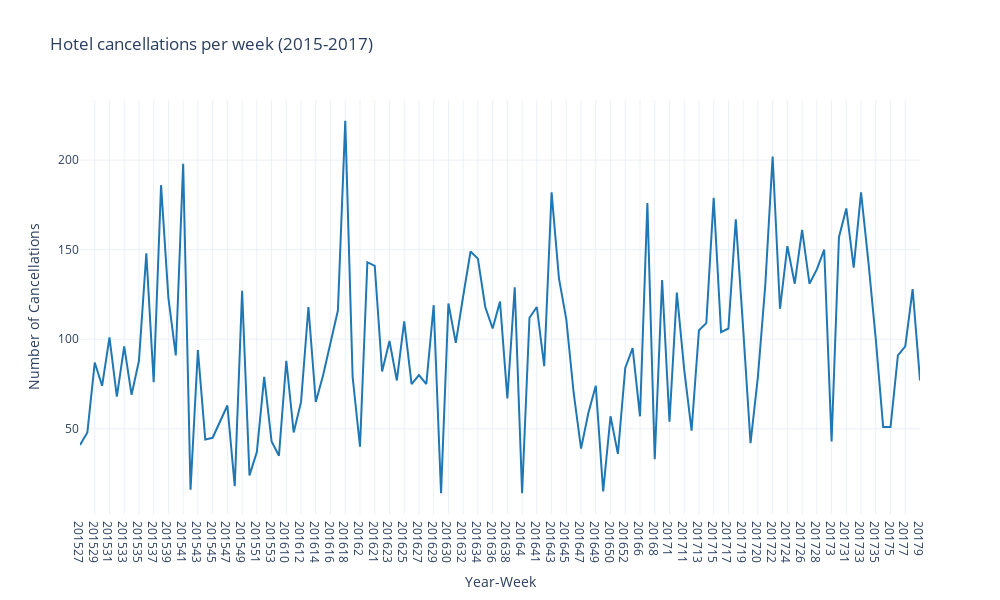

Notebook cell for this chart:
### Markdown cell above
## 0. Plot timeseries

### Code cell
# Plot hotel cancellations per week
fig = go.Figure()

# Add trace
fig.add_trace(
    go.Scatter(
        x=cancellations_per_week['Date_Year_Week'],
        y=cancellations_per_week['IsCanceled'],
        mode='lines',
        name='Cancellations',
        line=dict(color='#1f77b4', width=2)
    )
)

# Update layout
fig.update_layout(
    title='Hotel cancellations per week (2015-2017)',
    xaxis_title='Year-Week',
    yaxis_title='Number of Cancellations',
    template='plotly_white',
    showlegend=False,
    width=1000,
    height=600
)

# Update hover template
fig.update_traces(
    hovertemplate='Week: %{x}<br>Cancellations: %{y}<extra></extra>'
)

fig.show()

### Figure 1 — Plotly figure (JSON) as saved in the notebook; plotly's stock layout.template omitted (floating-point values rounded to 4 significant figures)
{"data": [{"hovertemplate": "Week: %{x}<br>Cancellations: %{y}<extra></extra>", "line": {"color": "#1f77b4", "width": 2}, "mode": "lines", "name": "Cancellations", "type": "scatter", "x": ["201527", "201528", "201529", "201530", "201531", "201532", "201533", "201534", "201535", "201536", "201537", "201538", "201539", "201540", "201541", "201542", "201543", "201544", "201545", "201546", "201547", "201548", "201549", "201550", "201551", "201552", "201553", "20161", "201610", "201611", "201612", "201613", "201614", "201615", "201616", "201617", "201618", "201619", "20162", "201620", "201621", "201622", "201623", "201624", "201625", "201626", "201627", "201628", "201629", "20163", "201630", "201631", "201632", "201633", "201634", "201635", "201636", "201637", "201638", "201639", "20164", "201640", "201641", "201642", "201643", "201644", "201645", "201646", "201647", "201648", "201649", "20165", "201650", "201651", "201652", "201653", "20166", "20167", "20168", "20169", "20171", "201710", "201711", "201712", "201713", "201714", "201715", "201716", "201717", "201718", "201719", "20172", "201720", "201721", "201722", "201723", "201724", "201725", "201726", "201727", "201728", "201729", "20173", "201730", "201731", "201732", "201733", "201734", "201735", "20174", "20175", "20176", "20177", "20178", "20179"], "y": [41, 48, 87, 74, 101, 68, 96, 69, 88, 148, 76, 186, 123, 91, 198, 16, 94, 44, 45, 54, 63, 18, 127, 24, 37, 79, 43, 35, 88, 48, 65, 118, 65, 80, 98, 116, 222, 79, 40, 143, 141, 82, 99, 77, 110, 75, 80, 75, 119, 14, 120, 98, 124, 149, 145, 118, 106, 121, 67, 129, 14, 112, 118, 85, 182, 134, 111, 70, 39, 59, 74, 15, 57, 36, 84, 95, 57, 176, 33, 133, 54, 126, 83, 49, 105, 109, 179, 104, 106, 167, 106, 42, 79, 130, 202, 117, 152, 131, 161, 131, 139, 150, 43, 157, 173, 140, 182, 143, 100, 51, 51, 91, 96, 128, 77]}], "layout": {"height": 600, "showlegend": false, "title": {"text": "Hotel cancellations per week (2015-2017)"}, "width": 1000, "xaxis": {"title": {"text": "Year-Week"}}, "yaxis": {"title": {"text": "Number of Cancellations"}}}}
